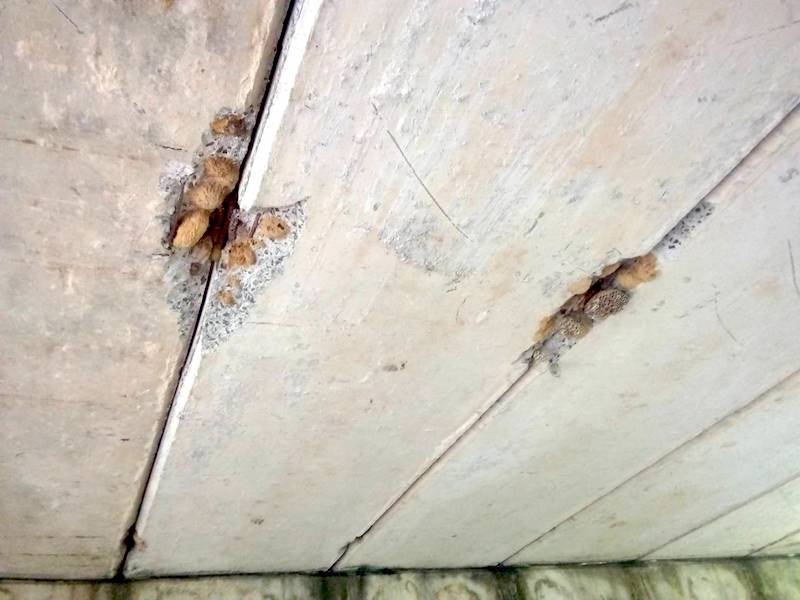
#> input picture assets/Lab5-crack.jpg, 800 x 600 px
$ jupyter execute 'Lab 5- Texture.ipynb'   (shell and % lines are left out)   (older library calls are emulated)
#> lines starting #> are read from the running program, lines starting #| are printed output that depends on the picture; long printed decimals are rounded
# 2110433 - Computer Vision (2023/2)
## Lab 5 - Texture
In this lab, we will learn to use texture to segment 'things' from images. This notebook includes both coding and written questions. Please hand in this notebook file with all outputs and your answer. <br>
<b>Please note that collaboration is encouraged in this course.</b> You must turn in <b>your own write ups</b> of all problems. If you collaborate with others, you must put the names and ids of the students you worked with in below block.

<b>Remark : You need to install addition package name 'scikit-image' by using the following command line</b>

Collaboration List:
- ...
- ...

[cell 1]
import numpy as np
import cv2
from skimage import io, color
from skimage.feature import local_binary_pattern, graycomatrix, graycoprops
from matplotlib import pyplot as plt
from ipywidgets import interact,interactive
import ipywidgets as widgets

## Gray Level Co-Occurrence Matrix (GLCM)
A gray level co-occurrence Matrix is a matrix that is defined over an image to be the distribution of co-occurring pixel values at a given offset. It is used as an approach to texture analysis with various computer vision applications.

[cell 2]
patternImage = np.array([
    [0, 0, 1, 1],
    [0, 0, 1, 1],
    [0, 2, 2, 2],
    [0, 2, 3, 3]], dtype=np.uint8)

plt.imshow(patternImage, cmap='gray')
plt.show()
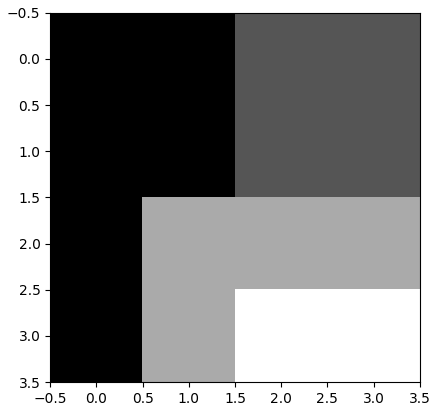
#> figure drawn by matplotlib, 1 panel

We will use <a href="https://scikit-image.org/docs/dev/api/skimage.feature.html?highlight=lbp#skimage.feature.greycomatrix">greycomatrix</a> function from scikit-image to extract GLCM from the sample pattern.

[cell 3]
co_ocmatrix = graycomatrix(patternImage, distances=[1], angles=[0, np.pi/4, np.pi/2], levels=4)
print(co_ocmatrix.shape)
print('angle 0')
print(co_ocmatrix[:,:,0,0])

print('angle 45')
print(co_ocmatrix[:,:,0,1])

print('angle 90')
print(co_ocmatrix[:,:,0,2])

### GLCM texture properties
Fron the  GLCM we can compute the following texture properties by using <a href='https://scikit-image.org/docs/dev/api/skimage.feature.html?highlight=lbp#skimage.feature.graycoprops'>graycoprops</a> from scikit-image
- contrast $\sum_{i,j=0}^{levels-1} P_{i,j}(i-j)^2$
- dissimilarity $\sum_{i,j=0}^{levels-1}P_{i,j}|i-j|$
- homogeneity $\sum_{i,j=0}^{levels-1}\frac{P_{i,j}}{1+(i-j)^2}$
- correlation $\sum_{i,j=0}^{levels-1} P_{i,j}\left[\frac{(i-\mu_i)(j-\mu_j)}{\sqrt{(\sigma_i^2)(\sigma_j^2)}}\right]$

[cell 4]
contrast = graycoprops(co_ocmatrix, prop='contrast')
dissimilarity = graycoprops(co_ocmatrix, prop='dissimilarity')
homogeneity = graycoprops(co_ocmatrix, prop='homogeneity')

print(contrast, dissimilarity,homogeneity)

[cell 5]
patternImage2 = np.zeros((4,4), dtype=np.uint8) ## all black image!
co_ocmatrix2 = graycomatrix(patternImage2, distances=[1], angles=[0, np.pi/4, np.pi/2])

contrast2 = graycoprops(co_ocmatrix2, prop='contrast')
dissimilarity2 = graycoprops(co_ocmatrix2, prop='dissimilarity')
homogeneity2 = graycoprops(co_ocmatrix2, prop='homogeneity')

print(contrast2, dissimilarity2, homogeneity2)

### Co-Occurrence matrix patch matching on bridge defect problem

[cell 6]
bridgeDefectImage = cv2.imread('assets/Lab5-crack.jpg')
#> bridgeDefectImage is the input picture: shape (600, 800, 3); mean B, G, R 184.9, 195.1, 200.7
dispImage = cv2.cvtColor(bridgeDefectImage.copy(), cv2.COLOR_BGR2RGB)

# Sample crack
cv2.rectangle(dispImage, (170,200), (220,250), (0,255,255), 5)

# Normal1
cv2.rectangle(dispImage, (400,400), (450,450), (255,255,0), 5)

# Crack2
cv2.rectangle(dispImage, (540,300), (590,350), (0,255,0), 5)


plt.figure(figsize=(10,10))
plt.imshow(dispImage, cmap='gray')

[cell 7]
bridgeDefectImageGray = cv2.cvtColor(bridgeDefectImage, cv2.COLOR_BGR2GRAY)

crackPatch1 = bridgeDefectImageGray[200:250,170:220]

normalPatch1= bridgeDefectImageGray[400:450,400:450]

crackPatch2 = bridgeDefectImageGray[300:350,540:590]
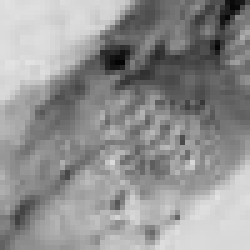
#> crackPatch2: shape (50, 50) (shown 5 times larger); min 4, max 226, mean 145.9

_, axarr = plt.subplots(1,3)
axarr[0].imshow(crackPatch1, cmap='gray')
axarr[1].imshow(normalPatch1, cmap='gray')
axarr[2].imshow(crackPatch2, cmap='gray')

[cell 8]
co_ocmatrix_crackpatch1 = graycomatrix(crackPatch1, distances=[1], angles=[0, np.pi/4, np.pi/2], symmetric=True, normed=True)

co_ocmatrix_normalpatch1 = graycomatrix(normalPatch1, distances=[1], angles=[0, np.pi/4, np.pi/2], symmetric=True, normed=True)

co_ocmatrix_crackpatch2 = graycomatrix(crackPatch2, distances=[1], angles=[0, np.pi/4, np.pi/2], symmetric=True, normed=True)

[cell 9]
dist_normal_normal = np.linalg.norm(co_ocmatrix_crackpatch1-co_ocmatrix_crackpatch2)
#> dist_normal_normal = 0.0467
print('distance crack-crack', dist_normal_normal)
#| distance crack-crack 0.04674

dist_normal_crack = np.linalg.norm(co_ocmatrix_crackpatch1-co_ocmatrix_normalpatch1)
#> dist_normal_crack = 0.188
print('distance normal-crack', dist_normal_crack)
#| distance normal-crack 0.1885

## Local Binary Pattern (LBP)
Local Binary Pattern (LBP) is a efficient texture operator which labels the pixels of an image by thresholding the neighborhood of each pixel and considers the result as a binary number.  It can be seen as a unifying approach to the traditionally divergent statistical and structural models of texture analysis. The most important property of the LBP operator in real-world applications is its robustness to monotonic gray-scale changes caused, for example, by illumination variations. Another important property is its computational simplicity, which makes it possible to analyze images in challenging real-time settings.

[cell 10]
patternImage = np.array([
    [0, 0, 1, 1],
    [0, 0, 1, 1],
    [0, 2, 2, 2],
    [0, 2, 3, 3]], dtype=np.uint8)

plt.imshow(patternImage, cmap='gray')
plt.show()

[cell 11]
lbpfeature = local_binary_pattern(patternImage, 8, 1)

Calculate LBP pattern for each patch by using scikit-image <a href="https://scikit-image.org/docs/dev/api/skimage.feature.html?highlight=lbp#skimage.feature.local_binary_pattern">local_binary_pattern</a> <br>
<br> Three neighborhood examples with varying p and r used to construct Local Binary Patterns. (Image from <a href="https://www.pyimagesearch.com/2015/12/07/local-binary-patterns-with-python-opencv/">pyimagesearch</a>)

[cell 12]
plt.imshow(lbpfeature, cmap='gray')
print(lbpfeature)
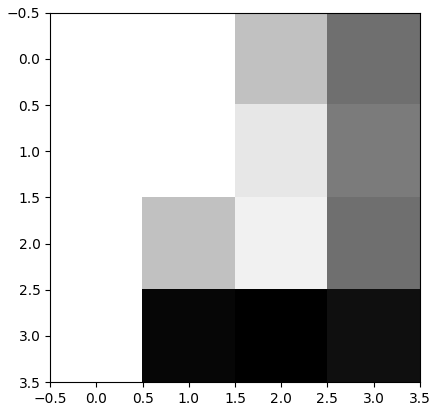
#> figure drawn by matplotlib, 1 panel

[cell 13]
bridgeDefectImage = cv2.imread('assets/Lab5-crack.jpg')
dispImage = cv2.cvtColor(bridgeDefectImage.copy(), cv2.COLOR_BGR2RGB)

# Sample crack
cv2.rectangle(dispImage, (170,200), (220,250), (0,255,255), 5)

# Normal1
cv2.rectangle(dispImage, (400,400), (450,450), (255,255,0), 5)

# Crack2
cv2.rectangle(dispImage, (540,300), (590,350), (0,255,0), 5)


plt.figure(figsize=(10,10))
plt.imshow(dispImage, cmap='gray')

[cell 14]
lbp_crackpatch1 =  local_binary_pattern(crackPatch1, P=16, R=8, method='uniform')
lbp_normalpatch1 =  local_binary_pattern(normalPatch1, P=16, R=8, method='uniform')
lbp_crackpatch2 =  local_binary_pattern(crackPatch2, P=16, R=8, method='uniform')
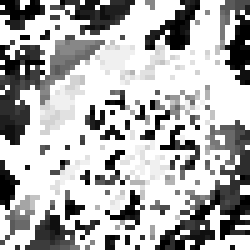
#> lbp_crackpatch2: shape (50, 50) float64 (shown 5 times larger); min 0, max 17, mean 11.76; drawn with min black and max white

### LBP histogram

[cell 15]
nBin = 16

_, axarr = plt.subplots(1,3)

hist_crackpatch1, _ = np.histogram(lbp_crackpatch1, density=True, bins=nBin, range=(0, nBin))
#> hist_crackpatch1 = [0.086, 0.127, 0.086, 0.0812, 0.0502, 0.0777, 0.0805, 0.0901, 0.0667, 0.0454, 0.0172, 0.042, 0.0241, 0.0193, 0.0316, 0.075]
axarr[0].plot(hist_crackpatch1)

hist_normalpatch1, _ = np.histogram(lbp_normalpatch1, density=True, bins=nBin, range=(0, nBin))
#> hist_normalpatch1 = [0.206, 0.223, 0.0861, 0.0346, 0.0168, 0.0336, 0.0168, 0.0237, 0.0148, 0.0495, 0.0129, 0.0445, 0.0109, 0.0376, 0.0277, 0.162]
axarr[1].plot(hist_normalpatch1)

hist_crackpatch2, _ = np.histogram(lbp_crackpatch2, density=True, bins=nBin, range=(0, nBin))
#> hist_crackpatch2 = [0.139, 0.165, 0.0836, 0.111, 0.0706, 0.0479, 0.027, 0.0523, 0.0462, 0.0348, 0.0122, 0.0122, 0.0131, 0.0183, 0.034, 0.133]
axarr[2].plot(hist_crackpatch2)

plt.show()
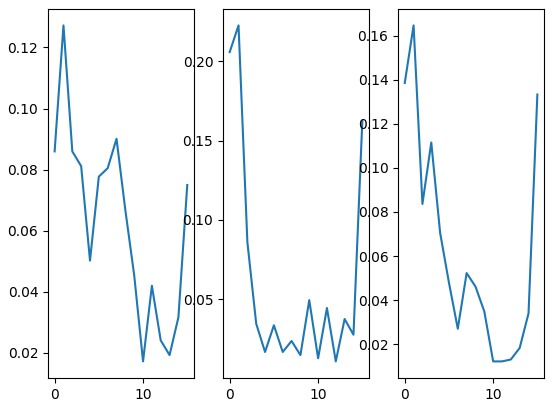
#> figure drawn by matplotlib, 3 panels; panel 1: curve peaks at x = 1, y = 0.127; panel 2: curve peaks at x = 1, y = 0.223; panel 3: curve peaks at x = 1, y = 0.165

### LBP Histogram matching

#### Simple euclidean distance

[cell 16]
print('Eucliden distance between crack-crack',np.linalg.norm(hist_crackpatch1 - hist_crackpatch2))
#| Eucliden distance between crack-crack 0.1251
print('Eucliden distance between crack-normal',np.linalg.norm(hist_crackpatch1 - hist_normalpatch1))
#| Eucliden distance between crack-normal 0.219

#### KL divergence is a way of measuring the matching between two distributions
(More detail can  be read from <a href="https://towardsdatascience.com/light-on-math-machine-learning-intuitive-guide-to-understanding-kl-divergence-2b382ca2b2a8">here</a>)

[cell 17]
def kldivergence(p, q):
    filt = np.logical_and(p != 0, q != 0)
#> filt = [True, True, True, True, True, True, True, True, True, True, True, True, True, True, True, True]
    return np.sum(p[filt] * np.log2(p[filt] / q[filt]))

print('KL-Divergence between crack-crack', kldivergence(hist_crackpatch1 , hist_crackpatch2))
#| KL-Divergence between crack-crack 0.1801
print('KL-Divergence between crack-normal', kldivergence(hist_crackpatch1 , hist_normalpatch1))
#| KL-Divergence between crack-normal 0.4913

## Assignment 1 - Texture Segmentation

From the above section, we can magically matching each texture with sample patches. Your today task is to implement a program to segment this leopard from the background by using chosen texture feature and sliding window method. You can search and use any knowledge from internet but do not forget to proper credit your sources. <br>

[cell 18]
import numpy as np
import cv2
from skimage.segmentation import slic, mark_boundaries
from skimage.feature import local_binary_pattern, graycomatrix, graycoprops
from matplotlib import pyplot as plt
from ipywidgets import interact,interactive
import ipywidgets as widgets
from skimage import data

leopardImage = cv2.imread('assets/Lab5-leopard.jpg', cv2.IMREAD_GRAYSCALE)
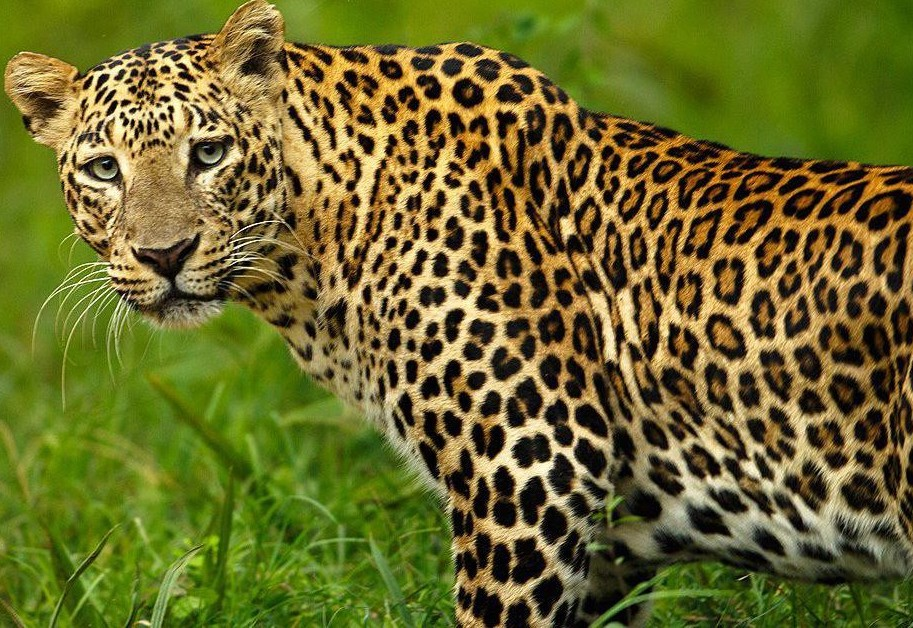
#> input picture assets/Lab5-leopard.jpg, 913 x 628 px
#> leopardImage: shape (628, 913); min 0, max 255, mean 99.2
leopardImage = cv2.resize(leopardImage, None,fx=0.5,fy=0.5) #resize to reduce computation time
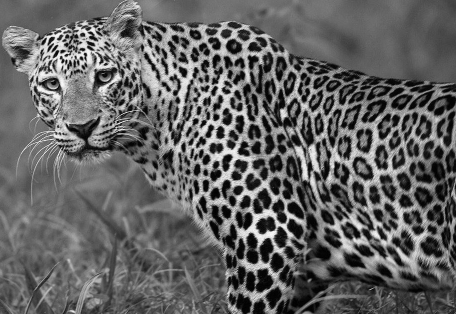
#> leopardImage: shape (314, 456); min 0, max 250, mean 99.3

# Just sample patches, you can change to any position you want
leopardPatch1 = leopardImage[100:150,400:450]
leopardPatch2 = leopardImage[100:150,150:200]
leopardPatch3 = leopardImage[200:250,300:350]

nonleopardPatch1 = leopardImage[0:50,400:450]
nonleopardPatch2 = leopardImage[250:300,0:50]
nonleopardPatch3 = leopardImage[250:300,100:150]
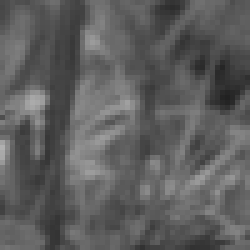
#> nonleopardPatch3: shape (50, 50) (shown 5 times larger); min 33, max 176, mean 94


plt.figure()
plt.imshow(leopardImage, cmap='gray')

plt.figure()
_, axarr = plt.subplots(1,3)
axarr[0].imshow(leopardPatch1, cmap='gray')
axarr[1].imshow(leopardPatch2, cmap='gray')
axarr[2].imshow(leopardPatch3, cmap='gray')

plt.figure()
_, axarr = plt.subplots(1,3)
axarr[0].imshow(nonleopardPatch1, cmap='gray')
axarr[1].imshow(nonleopardPatch2, cmap='gray')
axarr[2].imshow(nonleopardPatch3, cmap='gray')

co_ocmatrix_leo1 = graycomatrix(leopardPatch1, distances=[1], angles=[0, np.pi/4, np.pi/2], symmetric=True, normed=True)
co_ocmatrix_leo2 = graycomatrix(leopardPatch2, distances=[1], angles=[0, np.pi/4, np.pi/2], symmetric=True, normed=True)
co_ocmatrix_leo3 = graycomatrix(leopardPatch3, distances=[1], angles=[0, np.pi/4, np.pi/2], symmetric=True, normed=True)

co_ocmatrix_nonleo1 = graycomatrix(nonleopardPatch1, distances=[1], angles=[0, np.pi/4, np.pi/2], symmetric=True, normed=True)
co_ocmatrix_nonleo2 = graycomatrix(nonleopardPatch2, distances=[1], angles=[0, np.pi/4, np.pi/2], symmetric=True, normed=True)
co_ocmatrix_nonleo3 = graycomatrix(nonleopardPatch3, distances=[1], angles=[0, np.pi/4, np.pi/2], symmetric=True, normed=True)

process1 = leopardImage.copy()
process2 = leopardImage.copy()
process3 = leopardImage.copy()
process4 = leopardImage.copy()
process5 = leopardImage.copy()
process6 = leopardImage.copy()
width, height = leopardImage.shape
#> width = 314; height = 456
process1 = np.pad(process1, leopardPatch1.shape)
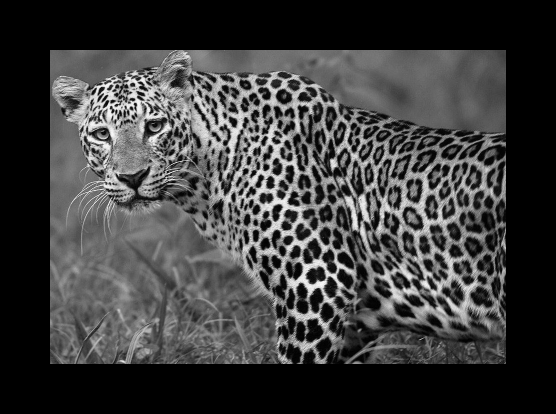
#> process1: shape (414, 556); min 0, max 250, mean 61.8
process2 = np.pad(process2, leopardPatch2.shape)
process3 = np.pad(process3, leopardPatch3.shape)
process4 = np.pad(process1, leopardPatch1.shape)
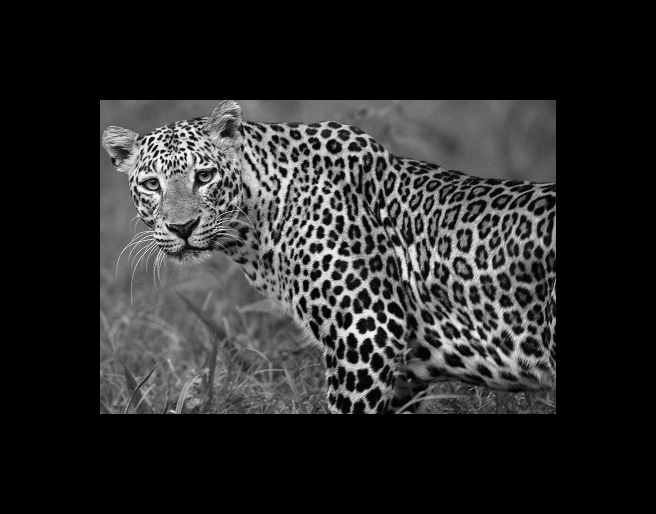
#> process4: shape (514, 656); min 0, max 250, mean 42.2
process5 = np.pad(process2, leopardPatch2.shape)
process6 = np.pad(process3, leopardPatch3.shape)

output1 = []
output2 = []
output3 = []
output4 = []
output5 = []
output6 = []
for i in range(width):
    for j in range(height):
        co_batch1 = graycomatrix(process1[i:i+leopardPatch1.shape[0], j:j+leopardPatch1.shape[1]], distances=[1], angles=[0, np.pi/4, np.pi/2], symmetric=True, normed=True)
        co_batch2 = graycomatrix(process2[i:i+leopardPatch2.shape[0], j:j+leopardPatch2.shape[1]], distances=[1], angles=[0, np.pi/4, np.pi/2], symmetric=True, normed=True)
        co_batch3 = graycomatrix(process3[i:i+leopardPatch3.shape[0], j:j+leopardPatch3.shape[1]], distances=[1], angles=[0, np.pi/4, np.pi/2], symmetric=True, normed=True)
        co_batch4 = graycomatrix(process4[i:i+nonleopardPatch1.shape[0], j:j+nonleopardPatch1.shape[1]], distances=[1], angles=[0, np.pi/4, np.pi/2], symmetric=True, normed=True)
        co_batch5 = graycomatrix(process5[i:i+nonleopardPatch2.shape[0], j:j+nonleopardPatch2.shape[1]], distances=[1], angles=[0, np.pi/4, np.pi/2], symmetric=True, normed=True)
        co_batch6 = graycomatrix(process6[i:i+nonleopardPatch3.shape[0], j:j+nonleopardPatch3.shape[1]], distances=[1], angles=[0, np.pi/4, np.pi/2], symmetric=True, normed=True)
        output1.append(np.linalg.norm(co_ocmatrix_leo1-co_batch1))
        output2.append(np.linalg.norm(co_ocmatrix_leo2-co_batch2))
        output3.append(np.linalg.norm(co_ocmatrix_leo3-co_batch3))
        output4.append(np.linalg.norm(co_ocmatrix_nonleo1-co_batch4))
        output5.append(np.linalg.norm(co_ocmatrix_nonleo2-co_batch5))
        output6.append(np.linalg.norm(co_ocmatrix_nonleo3-co_batch6))

output1 = np.array(output1).reshape((width, height))
output2 = np.array(output2).reshape((width, height))
output3 = np.array(output3).reshape((width, height))
output4 = np.array(output4).reshape((width, height))
output5 = np.array(output5).reshape((width, height))
output6 = np.array(output6).reshape((width, height))
output1 = output1 <= 0.5
output2 = output2 <= 0.5
output3 = output3 <= 0.5
output4 = output4 <= 0.01
output5 = output5 <= 0.01
output6 = output6 <= 0.01

output_sum = np.logical_or(np.logical_or(output1, output2), output3)
output_sum2 = np.logical_or(np.logical_or(output4, output5), output6)

# Find all value that is output_sum that not contained in output_sum2
output = output_sum & ~output_sum2

plt.figure()
plt.imshow(output, cmap='gray')
